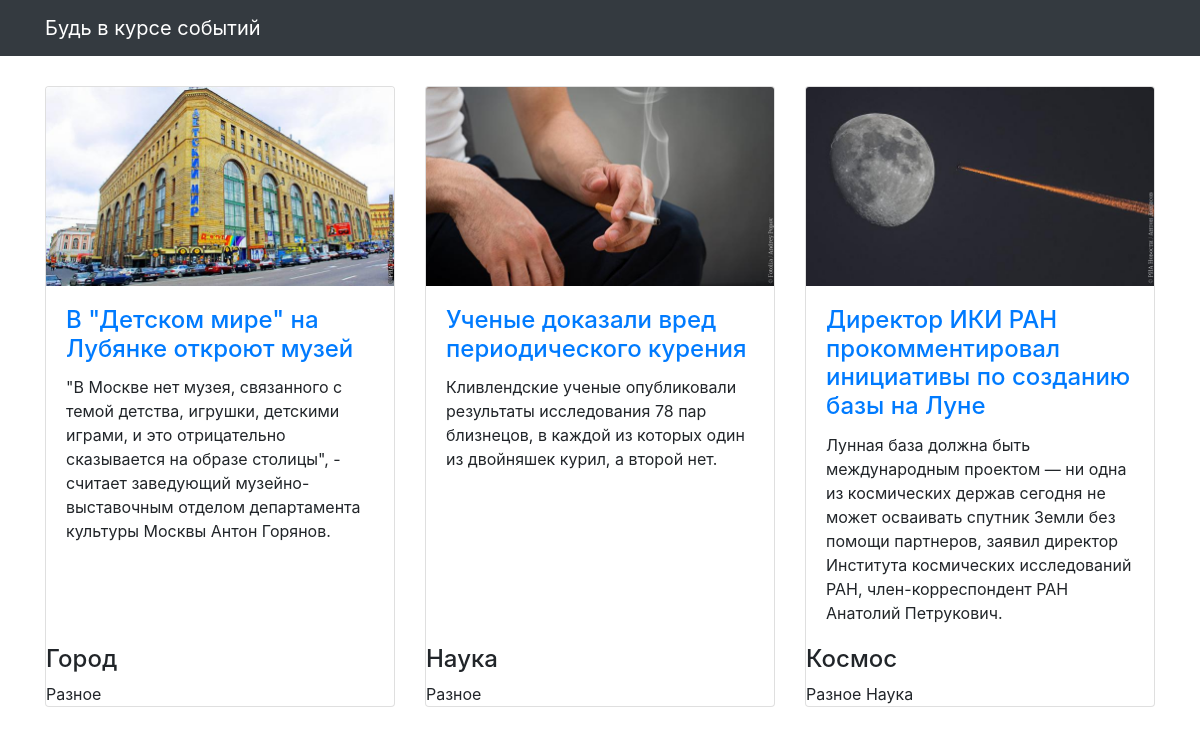
The page / on the database its author committed.
### articles/models.py (models this page shows, shortened)
class Article(models.Model):
    title = models.CharField(max_length=256, verbose_name='Название')
    text = models.TextField(verbose_name='Текст')
    published_at = models.DateTimeField(verbose_name='Дата публикации')
    image = models.ImageField(null=True, blank=True, verbose_name='Изображение',)
    topic = models.ManyToManyField(Teams, through='Principal', related_name='topices')
    class Meta:
        verbose_name = 'Статья'
        verbose_name_plural = 'Статьи'

class Principal(models.Model):
    team = models.ForeignKey(Teams, on_delete=models.CASCADE)
    article = models.ForeignKey(Article, on_delete=models.CASCADE)
    status = models.BooleanField(verbose_name="Главная")

class Teams(models.Model):
    name = models.CharField(max_length=128)
    class Meta:
        db_table = 'teams'

### articles/views.py (the view)
# urls.py: path('', articles_list, name='articles'),
def articles_list(request):
    template = 'articles/new.html'
    article = Article.objects.order_by('-published_at')
    principal = Principal.objects.all()
    context = {'object_list': article, 'status': principal}
    return render(request, template, context)

### templates/articles/new.html (shortened to what this page needs)
{% extends "articles/base.html" %}
{% load static %}
{% block content %}
<div class="row">
  {% for article in object_list %}
    <div class="col-lg-4 col-sm-6 portfolio-item">
      <div class="card h-100">
        <a href="#"><img class="card-img-top" src="{% get_media_prefix %}{{ article.image }}" alt=""></a>
        <div class="card-body">
          <h4 class="card-title">
            <a href="#">{{ article.title }}</a>
          </h4>
          <p class="card-text">{{ article.text }}</p>
        </div>
        {% for i in article.principal_set.all %}
            {% if i.status == 1 %}
                <h4>{{ i.team.name }}</h4>
            {% else %}
                {{ i.team.name }}
            {% endif %}
        {% endfor %}
    </div>
  </div>
  {% endfor %}
</div>
{% endblock %}

### templates/articles/base.html (shortened to what this page needs)
<!DOCTYPE html>
{% load static %}
<html>
  <head>
    <link href="{% static  "css/bootstrap.min.css"  %}" rel="stylesheet">
    <link href="{% static  "css/3-col-portfolio.css" %}" rel="stylesheet">
  </head>
  <body>
    <nav class="navbar navbar-expand-lg navbar-dark bg-dark fixed-top">
      <div class="container">
        <a class="navbar-brand" href="#">Будь в курсе событий</a>
      </div>
    </nav>
    <div class="container">{% block content %}{% endblock %}</div>
  </body>
</html>

### static/css/3-col-portfolio.css (style rules this page uses)
body { padding-top: 84px; padding-bottom: 84px; }
@media (min-width: 992px) { body { padding-top: 86px; padding-bottom: 86px; } }

### rows shown on the page
Article: image (picture), title "В \"Детском мире\" на Лубянке откроют музей", text "\"В Москве нет музея, связанного с темой детства, игрушки, детскими играми, и это отрицательно сказывается на образе столицы\", - считает заведующий музейно-выставочным отделом департамента культуры Москвы Антон Горянов."
Principal: team.name "Город"
Principal: team.name "Разное"
Article: image (picture), title "Ученые доказали вред периодического курения", text "Кливлендские ученые опубликовали результаты исследования 78 пар близнецов, в каждой из которых один из двойняшек курил, а второй нет."
Principal: team.name "Наука"
Principal: team.name "Разное"
Article: image (picture), title "Директор ИКИ РАН прокомментировал инициативы по созданию базы на Луне", text "Лунная база должна быть международным проектом — ни одна из космических держав сегодня не может осваивать спутник Земли без помощи партнеров, заявил директор Института космических исследований РАН, член-корреспондент РАН Анатолий Петрукович."
Principal: team.name "Космос"
Principal: team.name "Разное"
Principal: team.name "Наука"
